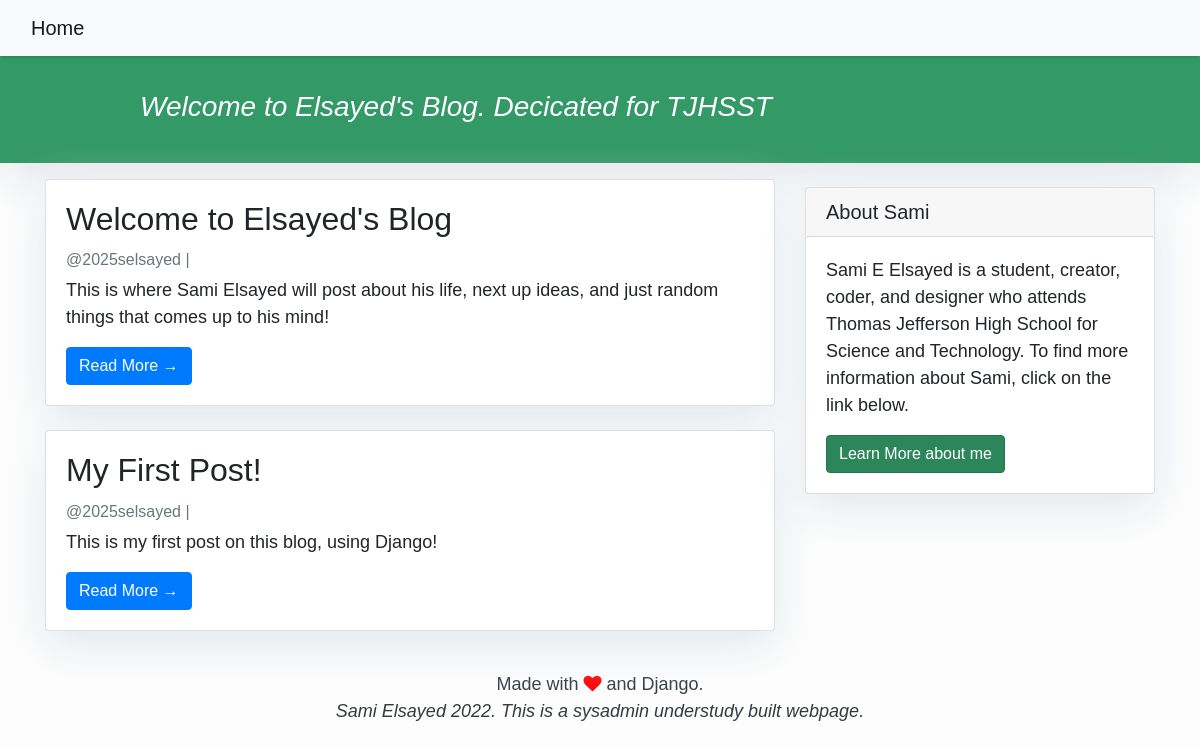
The page / on the database its author committed.
### blog/models.py (models this page shows, shortened)
class Post(models.Model):
    title = models.CharField(max_length = 300, unique = True)
    slug = models.SlugField(max_length = 300, unique = True)
    author = models.ForeignKey(User, on_delete = models.CASCADE, related_name='blog_posts')
    content = models.TextField()
    status = models.IntegerField(choices = STATUS, default = 0)
    created_at = models.DateTimeField(auto_now_add = True)
    updated_at = models.DateTimeField(auto_now = True)
    class Meta:
        ordering = ['-created_at']

### blog/views.py (the view)
# urls.py: path('', views.PostList.as_view(), name = 'home'),
class PostList(generic.ListView):
    queryset = Post.objects.filter(status = 1).order_by('-created_at')
    template_name = 'index.html'

### blog/templates/index.html (shortened to what this page needs)
{% extends "base.html" %}
{% block content %}
<header class = "masthead">
    <div class = "container">
        <div class = "row">
            <div class = " col-md-8 col-md-10 mx-auto">
                <div class = "site-heading">
                    <h3 class = " site-heading my-4 mt-3 text-white"><i>Welcome to Elsayed's Blog. Decicated for TJHSST</i></h3>
                </div>
            </div>
        </div>
    </div>
</header>
<div class = "container">
    <div class = "row">
        <div class = "col-md-8 mt-3 left">
            {% for post in post_list %}
            <div class = "card mb-4">
                <div class = "card-body">
                    <h2 class="card-title">{{ post.title }}</h2>
                    <p class="card-text text-muted h6">{{ post.author }} | {{ post.created_on}} </p>
                    <p class="card-text">{{post.content|slice:":200" }}</p>
                    <a href="{% url 'post_detail' post.slug  %}" class="btn btn-primary">Read More &rarr;</a>
                </div>
            </div>
            {% endfor %}
        </div>
        {% block sidebar %} {% include 'sidebar.html' %} {% endblock sidebar %}
    </div>
</div>
{% endblock %}

### blog/templates/base.html (shortened to what this page needs)
<!DOCTYPE html>
<html>
    <head>
        <link rel = "stylesheet" href = "https://maxcdn.bootstrapcdn.com/bootstrap/4.0.0/css/bootstrap.min.css" integrity = sha384-Gn5384xqQ1aoWXA+058RXPxPg6fy4IWvTNh0E263XmFcJlSAwiGgFAW/dAiS6JXm"
 />
        <link rel = "stylesheet" href = "https://cdnjs.cloudflare.com/ajax/libs/font-awesome/4.7.0/css/font-awesome.min.css">
    </head>
    <body>
        <nav class = "navbar navbar-expand-lg navbar-light bg-light shadow" id = "mainNav">
            <div class = "container-fluid">
                <a class = "navbar-brand" href = "{% url 'home' %}">Home</a>
                </div>
        </nav>
        {% block content %}{% endblock content %}
        <footer class = "py-3 bg-grey">
            <p class = "m-0 text-dark text-center ">Made with <i class = "fa fa-heart" style = "color:red"></i> and Django.</p>
            <p class = "m-0 text-dark text-center "><i>Sami Elsayed 2022. This is a sysadmin understudy built webpage.</i></p>
        </footer>
    </body>
</html>

### blog/templates/sidebar.html (shortened to what this page needs)
{% block sidebar %}
<div class="col-md-4 float-right ">
    <div class="card my-4">
            <h5 class="card-header">About Sami</h5>
        <div class="card-body">
            <p class="card-text">Sami E Elsayed is a student, creator, coder, and designer who attends Thomas Jefferson High School for Science and Technology. To find more information about Sami, click on the link below.</p>
            <a href="https://selsayed25.github.io/about_me.html" class="btn btn-danger">Learn More about me</a>
        </div>
    </div>
</div>
{% endblock sidebar %}

### blog/templates/base.html (style rules this page uses)
body { font-family: 'Lucida Sans', 'Lucida Sans Regular', 'Lucida Grande', 'Lucida Sans Unicode', Geneva, Verdana, sans-serif; font-size: 17px; background-color: #fdfdfd; }
.shadow { box-shadow: 0 4px 2px -2px rgba(0, 0, 0, 0.1); }
.btn-danger { color: #fff; background-color: #2d8659; border-color: #26734d; }
.masthead { background: #339966; height: auto; padding-bottom: 15px; box-shadow: 0 16px 48px #E3E7EB; padding-top: 10px; }

### blog/templates/index.html (style rules this page uses)
body { font-family: 'Lucida Sans', 'Lucida Sans Regular', 'Lucida Grande', 'Lucida Sans Unicode', Geneva, Verdana, sans-serif; font-size: 18px; background-color: #fdfdfd; }
.card { box-shadow: 0 16px 48px #E3E7EB; }

### blog/templates/sidebar.html (style rules this page uses)
.card { box-shadow: 0 16px 48px #E3E7EB; }

### rows shown on the page
Post: title "Welcome to Elsayed's Blog", author "@2025selsayed", content "This is where Sami Elsayed will post about his life, next up ideas, and just random things that comes up to his mind!"
Post: title "My First Post!", author "@2025selsayed", content "This is my first post on this blog, using Django!"
